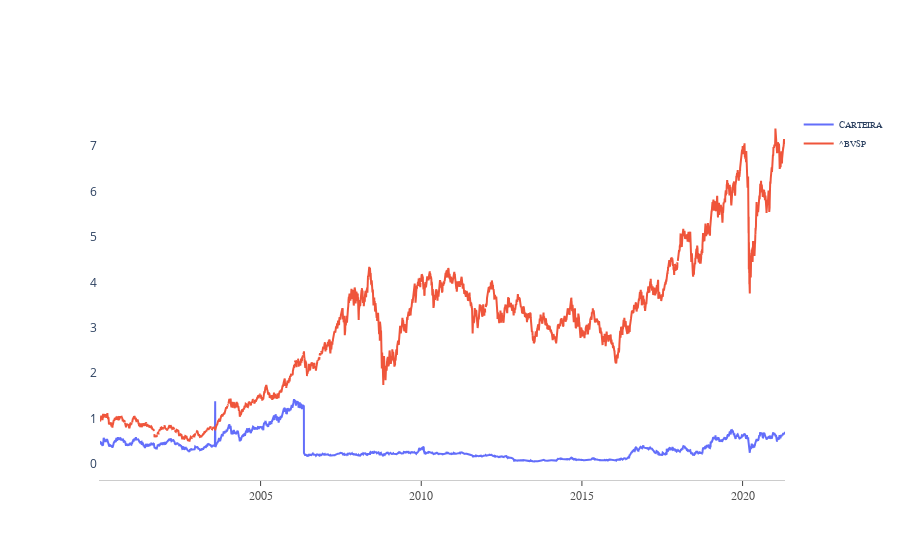

Notebook cell for this chart:
### Code cell
graf_plotly(cart_bench)

### Figure 1 — Plotly figure (JSON) as saved in the notebook; plotly's stock layout.template omitted (floating-point values rounded to 4 significant figures; data arrays with more than 128 entries replaced by an {"elided": "..."} marker saying what was removed)
{"data": [{"mode": "lines", "name": "CARTEIRA", "type": "scatter", "visible": true, "x": {"elided": "5354 str values"}, "y": {"elided": "5354 float values"}}, {"mode": "lines", "name": "^BVSP", "type": "scatter", "visible": true, "x": {"elided": "5354 str values"}, "y": {"elided": "5354 float values"}}], "layout": {"autosize": true, "legend": {"font": {"family": "Arial", "size": 9}}, "margin": {"autoexpand": true, "l": 100, "r": 20, "t": 110}, "plot_bgcolor": "white", "showlegend": true, "title": {"text": ""}, "xaxis": {"linecolor": "rgb(204, 204, 204)", "linewidth": 1, "showgrid": false, "showline": true, "showticklabels": true, "tickfont": {"color": "rgb(82, 82, 82)", "family": "Arial", "size": 12}, "ticks": "outside"}, "yaxis": {"showgrid": false, "showline": true, "showticklabels": true, "title": {"text": ""}, "zeroline": true}}}
